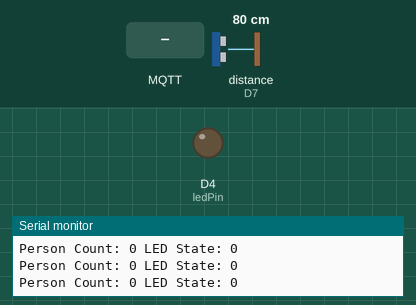
A sketch run on a simulated ESP8266 (NodeMCU). Shown: output pins drawn as LEDs (lit = HIGH), the last lines printed to the serial monitor. Wiring (inferred from the names in the program): ultrasonic range finder: trigger D8; echo D7. The inputs (shaded band) are chosen by the test bench; at power-on: distance to the obstacle (sensor on D7) 80 cm. The echo pulse lasts 58.3 µs per cm; WiFi joins after 1.5 s; servers stay silent unless stated; random numbers use the default seed unless the sketch sets one; no MQTT or app messages arrive unless stated; pins used as bus, display or sensor lines are not drawn.

Above: at 2.7 s.
2.8 s: distance to the obstacle (sensor on D7) set to 54 cm
4.3 s: distance to the obstacle (sensor on D7) set to 48 cm
At 5.6 s:
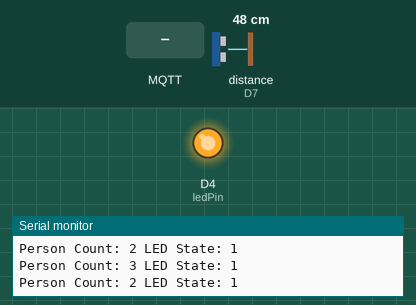
5.9 s: MQTT message "0" arrives on the first subscribed topic
9.4 s: distance to the obstacle (sensor on D7) set to 60 cm
At 11.2 s:
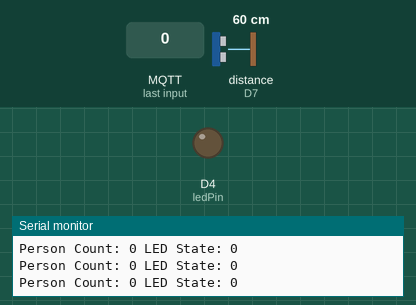
11.5 s: distance to the obstacle (sensor on D7) set to 2 cm
At 12.6 s:
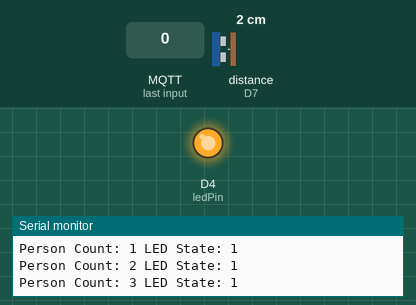
Timing chart, 0 to 14.3 s (numbered marks = the images above; inputs shaded):
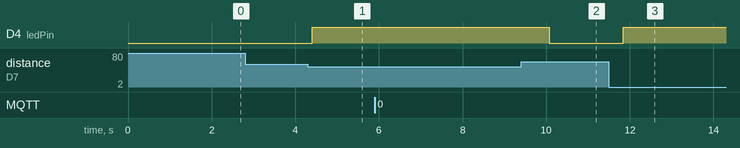

Measured:
- the behaviour switches between 51 and 50 cm on distance to the obstacle (sensor on D7) (found by bisection; images 0 and 1)
- after the input at 4.3 s, D4 (ledPin): LOW → HIGH after 0.11 s
- after the input at 9.4 s, D4 (ledPin): HIGH → LOW after 0.68 s
- after the input at 11.5 s, D4 (ledPin): LOW → HIGH after 0.35 s

The sketch:

pa_pub.ino
```cpp
#include <ESP8266WiFi.h>
#include <PubSubClient.h>

const char* ssid = "son";
const char* password = "ayobangun@";
const char* mqtt_server = "broker.emqx.io";
const char* topic = "person/status";

WiFiClient espClient;
PubSubClient client(espClient);
int ledPin = D4;
int trigPin = D8;
int echoPin = D7;
bool ledState = false;
int personCount = 0;
bool outStatus = false;

long duration;
float distance;

#define SOUND_SPEED 0.034

void setup_wifi() {
  delay(10);
  Serial.println();
  Serial.print("Connecting to ");
  Serial.println(ssid);

  WiFi.mode(WIFI_STA);
  WiFi.begin(ssid, password);

  while (WiFi.status() != WL_CONNECTED) {
    delay(500);
    Serial.print(".");
  }

  Serial.println("");
  Serial.println("WiFi connected");
  Serial.println("IP address: ");
  Serial.println(WiFi.localIP());
}

void callback(char* topic, byte* payload, unsigned int length) {
  Serial.print("Message arrived [");
  Serial.print(topic);
  Serial.print("] ");
  for (int i = 0; i < length; i++) {
    Serial.print((char)payload[i]);
  }
  Serial.println();

  if ((char)payload[0] == '0') {
    digitalWrite(ledPin, LOW);
  } else {
    digitalWrite(ledPin, HIGH);
  }
}

void reconnect() {
  while (!client.connected()) {
    Serial.print("Attempting MQTT connection...");
    String clientId = "ESP32Client-";
    clientId += String(random(0xffff), HEX);
    if (client.connect(clientId.c_str())) {
      Serial.println("Connected");
      client.publish(topic, "0"); // Publikasikan pesan saat terkoneksi
      client.subscribe(topic); // Berlangganan ke topik
    } else {
      Serial.print("failed, rc=");
      Serial.print(client.state());
      Serial.println(" try again in 5 seconds");
      delay(5000);
    }
  }
}

void setup() {
  pinMode(ledPin, OUTPUT);
  pinMode(trigPin, OUTPUT);
  pinMode(echoPin, INPUT);
  Serial.begin(115200);
  setup_wifi();
  client.setServer(mqtt_server, 1883);
  client.setCallback(callback);
}

void loop() {
  if (!client.connected()) {
    reconnect();
  }
  client.loop();

  digitalWrite(trigPin, HIGH);
  delayMicroseconds(10);
  digitalWrite(trigPin, LOW);

  duration = pulseIn(echoPin, HIGH);
  distance = duration * SOUND_SPEED / 2;

  if(distance > 0 && distance < 50){
    if(personCount > 0 && ledState){
      if(personCount < 0){
        personCount = 0;
      }else if(personCount == 3){
        outStatus = true;
      }else{
        personCount++;
      }
    }else{
      if(personCount > 3) {
        personCount = 3;
      }else{
        personCount++;
      }
    }
  }

  if(outStatus){
    personCount--;
  }

  if(personCount > 0){
    ledState = true;
  }else{
    outStatus = false;
    ledState = false;
  }

  Serial.print("Person Count: ");
  Serial.print(personCount);
  Serial.print(" LED State: ");
  Serial.println(ledState);

  if(ledState){
    client.publish(topic, "1");
    digitalWrite(ledPin, HIGH);
  } else {
    client.publish(topic, "0");
    digitalWrite(ledPin, LOW);

  }

  delay(350);
}
```
